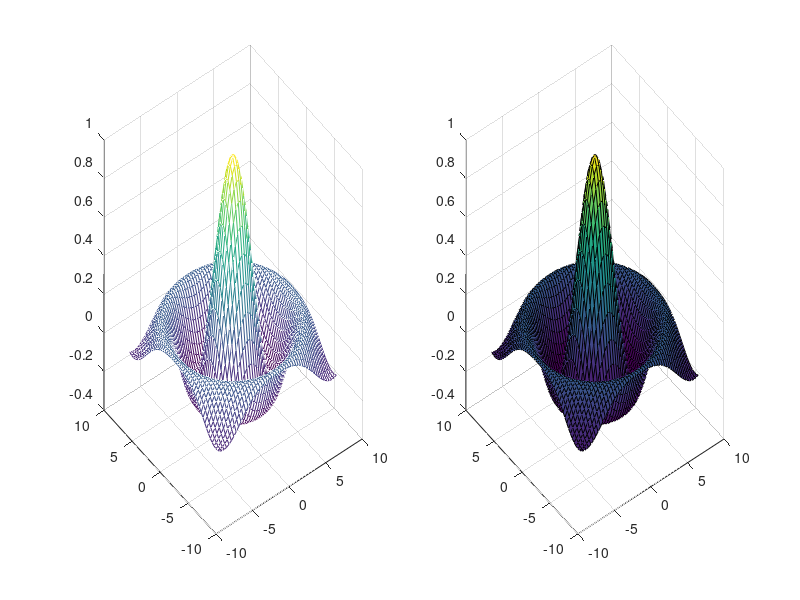
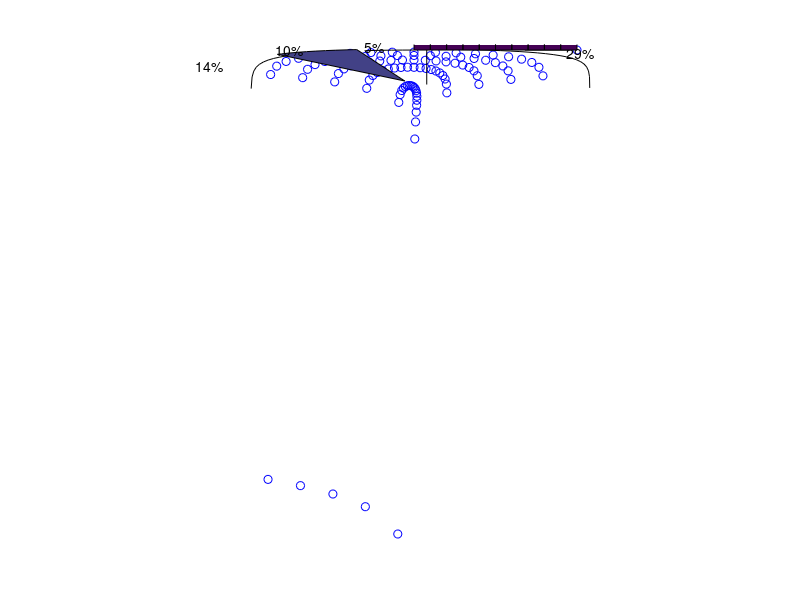
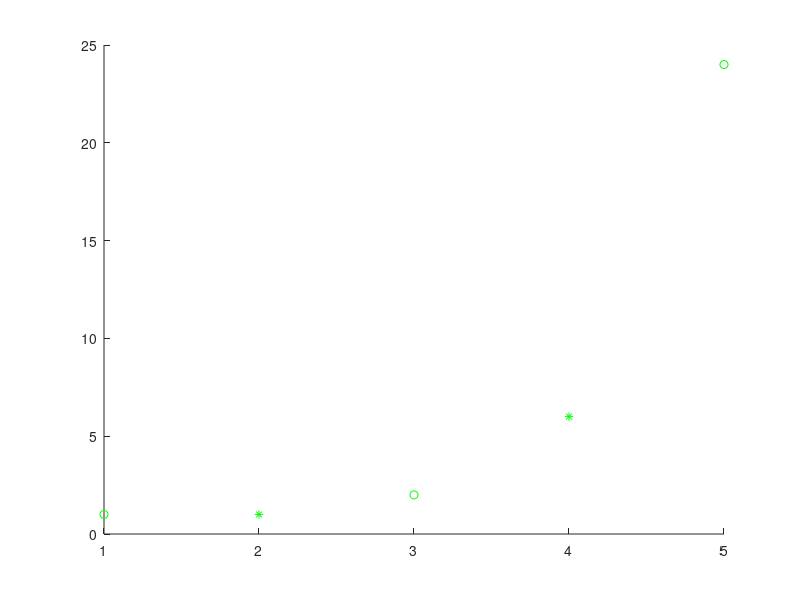
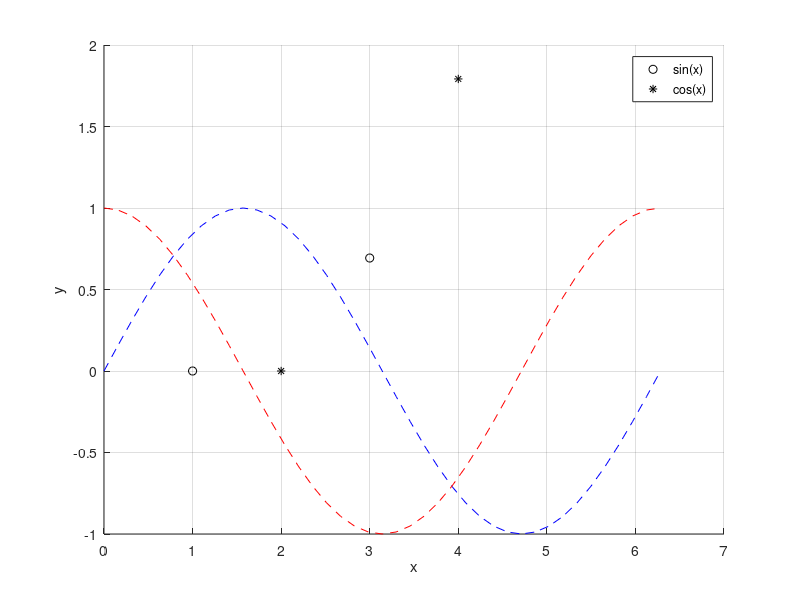

Source code (MATLAB) for these figures, in order:
%% ROZCVICKA
% ! Do prazdnych poli doplnte kod !

% Uzivatel zada cele cislo 0<N<11.
clc; 
clear;

while 1
    N=input('zadej cislo N: ');
    % Pokud uzivatel zada N v jinem rozsahu, nebo se 
    % nebude jednat o cele cislo, bude vyzvan k novemu 
    % zadani.
    if N > 0 && N < 11 && N == round(N)
        break
    end
end

% Pote se vygeneruje pole F tak, ze kazdy prvek svym 
% indexem n (poradovym cislem v poli) 
% pro n=1,2,...,N, bude odpovidat hodnote n!
% (pozn.: tj. F=[1! ... N!], 0! zde neuvazujeme)

% fakt je název pro pole F ze zadání

fakt(1) = 1; 
for n=1:N
    fakt(n+1) = fakt(n) * n;
end

% Program zobrazi pole F.

fakt

% Program vykresli hodnoty pole F do x-y grafu, 
% pricemz hodnoty prvku (osa y) pole F budou 
% zobrazeny jako kolecka, osa x bude predstavovat 
% hodnoty n.

figure(1)
hold on

for n=1:N
    plot(n, fakt(n), 'bo')
end

% Program vykresli hodnoty pole F do x-y grafu, 
% pricemz hodnoty prvku pole F budou zobrazeny 
% jako kolecka pokud F(n)<121, jinak vykresli hodnoty 
% jako diamanty.

figure(2)
hold on

for n=1:N 
    if fakt(n) < 121
        plot(n, fakt(n), 'bo')
    else
        plot(n, fakt(n), 'bd')
    end
end

% Program vykresli hodnoty pole F do x-y grafu, 
% pricemz hodnoty prvku pole F budou zobrazeny 
% jako kolecka pro n liche a jako hvezdicky pro n sude.

figure(3)
hold on

for n=1:N
    if n/2 ~= round(n/2)
        plot(n, fakt(n), 'go')
    else 
        plot(n, fakt(n), 'g*')
    end
end

%  Program vykresli hodnoty pole F do grafu dle 
% predchoziho bodu, pricemz hodnoty osy y budou 
% prepocteny do logaritmickych souradnic.

figure(4)
hold on

x=1:2:N-1;
for n=x
    plot(n, log(fakt(n)), 'ko')
    plot(n+1, log(fakt(n+1)), 'k*')
end

%% PLOT

% !! Vypnout mrizu grid off 

x = (0:pi/20:2*pi);
y1 = sin(x);
y2 = cos(x);

plot(x, y1, 'b--', x, y2, 'r--');
grid on
legend('sin(x)', 'cos(x)');
xlabel('x');
ylabel('y');

%% Semilogy
% Vykresli souradnice x a y pomoci linearni stupnice na ose x a logaritmicke 
% stupnice o zakladu 10 na ose y.

figure(1)
plot(1:20, exp(1:20));

figure(2)
semilogy(1:20, exp(1:20));

%% Polar
% vykresli primku v polarnich souradnicich, pricemz theta(prvni vstupni parametr) 
% udava uhel v radianech a rho(druhy vstupni parametr) udava hodnotu polomeru 
% pro kazdy bod.

% t = (0:0.1:pi);
t = (0:pi/20:10*pi);
n = length(t);
% R = ones(1,n);
R = 0:1/n:1-1/n;

polar(t, R, 'bo')

%% Bar
% Vytvori sloupcovy graf s jednim sloupcem pro kazdy prvek y

% bar([1 2 3])
bar([1 2; 2 3; 3 4])

%% Pie
% Vykresli kolacovy graf s pouzitim dat ve vstupnim vektoru x.

explode = [0 1 0 1 0 1];
pie([1 2 3 4 5 6], explode);

%% Hist
% Vypocita a zobrazi histogram datové rady.

x = rand(1, 10000);
hist(x)

%% Sroubovice - Plot3D, subplot

clear;
clc;

t = linspace(0, 10*pi, 1e3);
r = 2;
b = 1/(2 * pi);
z = b * t;
x = r * cos(t);
y = r * sin(t);

figure(1)
title('Sroubovice')
% Subplot pracuje s figure, kde prvni parametr urcuje pocet radku, a druhy
% parametr urcuje pocet sloupcu v danem okne. Treti parametr jiz urcuje o
% kolikaty graf v posloupnosti se jedna. Bacha, je potreba definovat tolik
% subplot oken kolik budete chtit vykreslit grafu. tedy nemuze byt:
% subplot(1,2,1), subplot(1,2,2), subplot(1,2,3) >> Error

subplot(1,2,1)
plot3(x, y, z)
grid on

subplot(1,2,2)
plot3(x.*z, y.*z, z)
grid on

%% ! Meshgrid !

% Doplneni z hodiny
% Vraci souradnice 2-D mrizky na zaklade souradnic obsazenych ve vektorech 
% x a y.
% Vystupni hodnoty z meshgrid [X,Y] kde X je matice, kdy kazdy radek je kopii
% vstupniho vektoru x, a Y je matice, kde kazdy sloupec je kopii vektoru y. Mrizka 
% reprezentovana souradnicemi X a Y ma radky length(y) a sloupce length(x).
[X,Y] = meshgrid(1:5, 5:10)
% vystupem tedy je matice X ktery ma 1 az 5 ve sloupci a ma 6 radku
% vystupem tedy je matice Y ktery ma 5 az 10 v radich a ma 6 sloupcu

%% Sombrero mesh, surf

dx = linspace(-8, 8, 50);
dy = dx;
[x,y] = meshgrid(dx, dy);

r = sqrt(x.^2 + y.^2);
z = sin(r)./r;

figure(1)
subplot(1,2,1)
% Vytvori sitovou plochu, coz je trojrozmerny povrch, ktery ma plne barvy okraju 
% a zadne barvy ploch.
mesh(x, y, z)

subplot(1,2,2)
% Vytvori trojrozmerny povrch, ktery ma plne barvy okraju 
% a plne barvy ploch.
surf(x, y, z)


